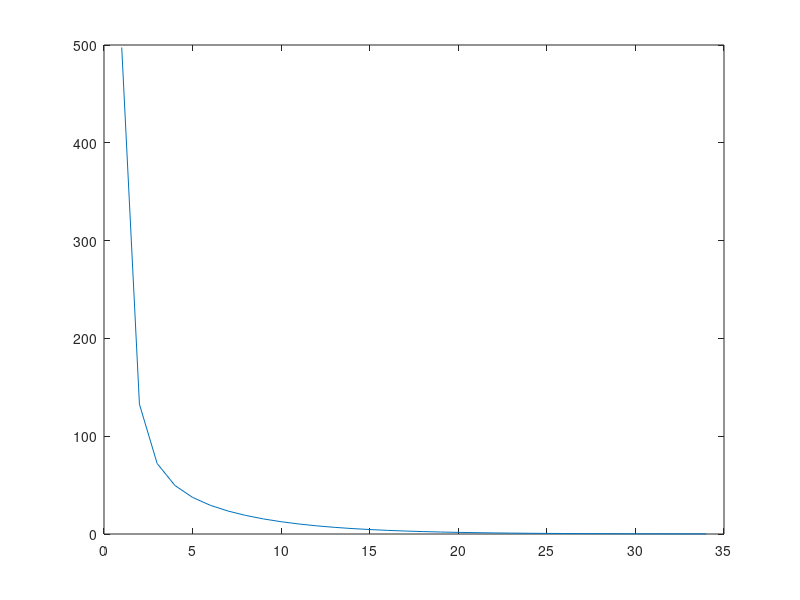
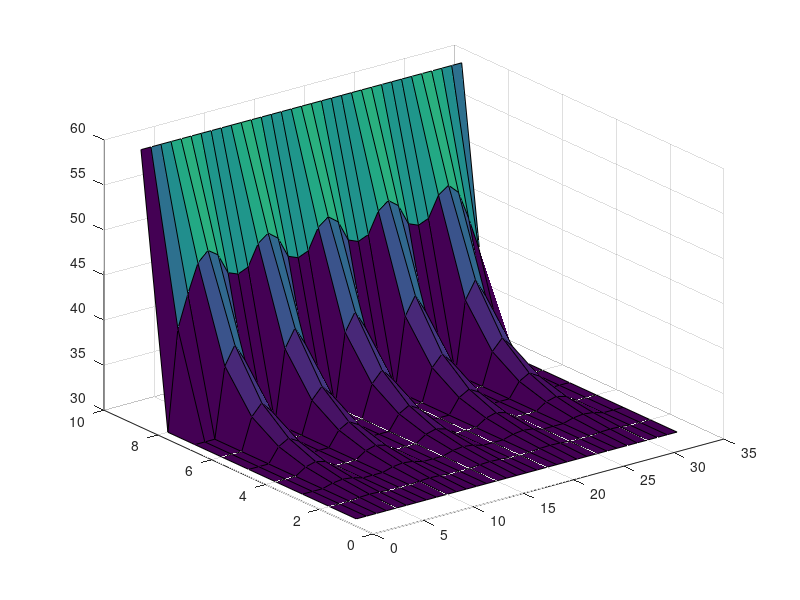

These figures' MATLAB source, in order: (Note: this script raises an error after producing the figures.)
%%
%%Variables and constants:
clear all;
tresh = 0.1;
dif = 99999999;

cantBars = 5;
barWidth = 3;
sysWidth = (2*cantBars+1)*barWidth;
sysHeight = 9;
baseHeight = (4/5)*sysHeight;
barsMinReach = (1/5)*sysHeight;
N = sysWidth*sysHeight; %Matrix size
Tamb = 30;
Tcpu = 60;


%Matrices.
A = zeros(N,N);
B = zeros(N);
X = zeros(N);

idx = 0;
for i = 1: sysHeight
    for j = 1:sysWidth
        
        idx = idx +1;

        
        if i < barsMinReach;
            A(idx,idx) = 1;
            B(idx) = Tamb;
            map(i,j) = -1;
            continue
        end

        if i == sysHeight
            A(idx,idx) = 1;
            B(idx) = Tcpu;
            map(i,j) = 1;
            continue
        end
        

        modBW = rem(j,2*barWidth);
        if (modBW > barWidth) || (modBW == 0) || ( i >= baseHeight && j > 1 && j < sysWidth)
            A(idx,idx) = 4;
            if idx-1 > 1
            A(idx,idx-1) = -1;
            end
            if idx+1 < N
            A(idx,idx+1) = -1;
            end
            if idx - sysWidth > 1
            A(idx,idx-sysWidth) = -1;
            end
            if idx + sysWidth < N
            A(idx,idx+sysWidth) = -1;
            end
            B(idx) = 0;
            map(i,j) = 0;
            continue
        end

        if modBW <= barWidth
            A(idx,idx) = 1;
            B(idx) = Tamb;
            map(i,j) = -1;
            continue
        end

    end
end


%A


%%
%%DLU decomposition:
D = zeros(N,N);
L = zeros(N,N);
U = zeros(N,N);

for i = 1:N
    for j = 1:N
        if i == j
            D(i,j) = A(i,j);
        end
        if i > j
            L(i,j) = -A(i,j);
        end
        if i < j
            U(i,j) = -A(i,j);
        end
    end
end


%(D)^(-1)
Di = inv(D);
%%
%%Method matrices:
idx = 1;

E = Di*(L+U);
C = Di*B;

%%Spectral Radii of E (if < 1, the method had convergence).
eigE = eig(E);
pE = max([abs(max(eigE)) abs(min(eigE))]);
disp('Spectral radii pE. If pE<1, the method converges.')
pE

while dif > tresh
   old = X;
   X = E*X + C;
   
   dif = norm(X - old);   
   conv(idx) = dif;
   idx = idx+1;
end

plot(conv);
figure



%%
%%Making the physical map.
idx = 0;
for i = 1:sysHeight
    for j = 1:sysWidth
        idx = idx+1;
        S(i,j) = X(idx);
    end
end


mesh(S)
surf(S)
HeatMap(map)



%%
%%Checking result:
%disp('If the solution is correct DBG should be near zero.')
%DBG = X - A\B
